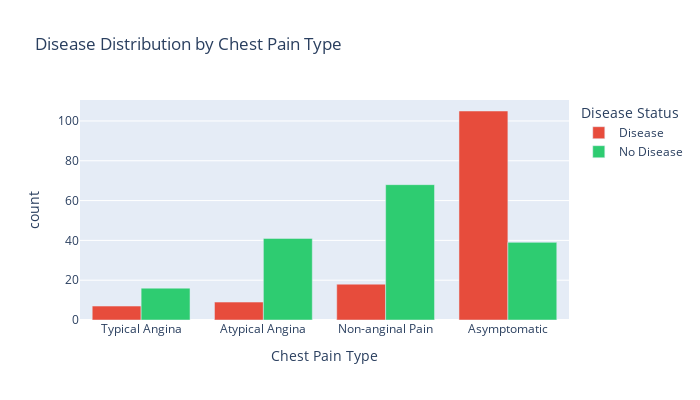

The code cell stored with this chart in its notebook:
### Code cell
# Chest Pain Type distribution
cp_labels = {1: 'Typical Angina', 2: 'Atypical Angina', 3: 'Non-anginal Pain', 4: 'Asymptomatic'}
cp_disease = df_viz.groupby(['cp', 'Disease Status']).size().reset_index(name='count')
cp_disease['Chest Pain Type'] = cp_disease['cp'].map(cp_labels)

fig2 = px.bar(cp_disease, x='Chest Pain Type', y='count', color='Disease Status',
              barmode='group', title='Disease Distribution by Chest Pain Type',
              color_discrete_map={'No Disease': '#2ecc71', 'Disease': '#e74c3c'})
fig2.update_layout(width=700, height=400)
fig2.show()

### Figure 1 — Plotly figure (JSON) as saved in the notebook; plotly's stock layout.template omitted (floating-point values rounded to 4 significant figures)
{"data": [{"alignmentgroup": "True", "hovertemplate": "Disease Status=Disease<br>Chest Pain Type=%{x}<br>count=%{y}<extra></extra>", "legendgroup": "Disease", "marker": {"color": "#e74c3c", "pattern": {"shape": ""}}, "name": "Disease", "offsetgroup": "Disease", "orientation": "v", "showlegend": true, "textposition": "auto", "type": "bar", "x": ["Typical Angina", "Atypical Angina", "Non-anginal Pain", "Asymptomatic"], "xaxis": "x", "y": [7, 9, 18, 105], "yaxis": "y"}, {"alignmentgroup": "True", "hovertemplate": "Disease Status=No Disease<br>Chest Pain Type=%{x}<br>count=%{y}<extra></extra>", "legendgroup": "No Disease", "marker": {"color": "#2ecc71", "pattern": {"shape": ""}}, "name": "No Disease", "offsetgroup": "No Disease", "orientation": "v", "showlegend": true, "textposition": "auto", "type": "bar", "x": ["Typical Angina", "Atypical Angina", "Non-anginal Pain", "Asymptomatic"], "xaxis": "x", "y": [16, 41, 68, 39], "yaxis": "y"}], "layout": {"barmode": "group", "height": 400, "legend": {"title": {"text": "Disease Status"}, "tracegroupgap": 0}, "title": {"text": "Disease Distribution by Chest Pain Type"}, "width": 700, "xaxis": {"anchor": "y", "domain": [0.0, 1.0], "title": {"text": "Chest Pain Type"}}, "yaxis": {"anchor": "x", "domain": [0.0, 1.0], "title": {"text": "count"}}}}
